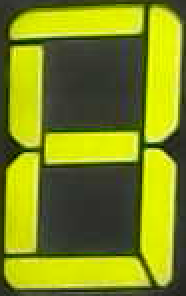
#> input picture src/pa3_recognizer/templates/template_digit_02.png, 93 x 148 px (shown 2 times larger)
$ python -i utils_imgRec.py   (imports and definitions only)   (Python 2 division)   (older library calls are emulated)
#> lines starting #> are read from the running program, lines starting #| are printed output that depends on the picture; after the words box and inside, x2 and y2 are one past the last pixel; in counts of white or black regions, pixels touching at a corner belong together
#> further down, picture is the input picture: shape (148, 93, 3); mean B, G, R 28.8, 139, 128.3
import os
import cv2
import numpy as np
import math
import logging

# [80 lines left out: functions find_nums_in_whole, find_outer_edges, not called in this run]

def straighten_image(img):
    # -- Straighten Image by line detection of the horizontal background structure --
    img_temp = cv2.threshold(img.copy(), np.min(img)+15, 255, 0)[1] #thresholing to get only the background
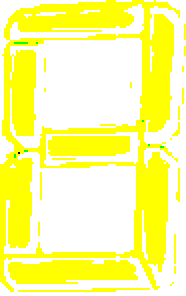
#> img_temp: shape (148, 93, 3) (shown 2 times larger); mean B, G, R 146.9, 255, 254.7
    # Canny Filter for the Hough Line Generatior
    try:
        edges = cv2.Canny(img_temp, 50, 200, 50)
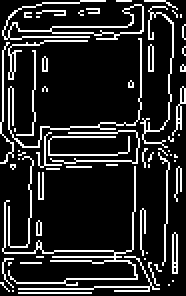
#> edges: shape (148, 93) (shown 2 times larger); 15.2% white in thin lines or dots
    except TypeError:
        return img
    # Get lines > 60 threshold, resolution 1 deg, for every pixel in the img
    lines = cv2.HoughLines(edges, 1, np.pi/180, 60)
#> lines = [[18, 0.0349], [72, 0.0524], [6, 0.0349], [4, 0], [71, 0.0349], [86, 0.0349], [8, 0.0349], [0, 3.12], [145, 1.54], [70, 0], [-16, 3.11]]
    # Filter out vertical lines
    mean_rotation = 0
    if lines is not None:
        rotations = np.array([l[1] for l in lines[0] if l[1] <= np.pi/1.5 or l[1] >= np.pi/3])
#> rotations = [0.0349]
        mean_rotation = np.mean(rotations)-np.pi/2
#> mean_rotation = -1.54

    # Rotate image (rot - 3/4*pi to convert vertical to horizontal rot)
    if mean_rotation > np.pi/90:
        height, width = img_temp.shape[:2]
        rot_mat = cv2.getRotationMatrix2D((height/2,width/2),mean_rotation,1.0)
        img = cv2.warpAffine(img, rot_mat, (int(width*1.5),int(width*(1.5))))

    return img

# [119 lines left out: function digit_recog, not called in this run]

>>> import cv2
>>> picture = cv2.imread('templates/template_digit_02.png')
>>> result = straighten_image(picture)

$ run again, on src/pa3_recognizer/templates/template_whole_02.png
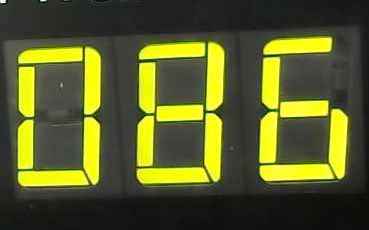
#> input picture src/pa3_recognizer/templates/template_whole_02.png, 369 x 230 px
#> picture is the input picture: shape (230, 369, 3); mean B, G, R 40.9, 93.8, 89.8
#> in straighten_image, `img_temp = cv2.threshold(img.copy(), np.min(img)+15, 255, 0)[1]`:
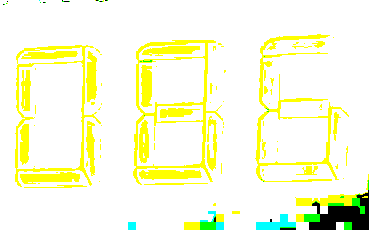
#> img_temp: shape (230, 369, 3); mean B, G, R 217.3, 251.2, 248
#> in straighten_image, `edges = cv2.Canny(img_temp, 50, 200, 50)`:
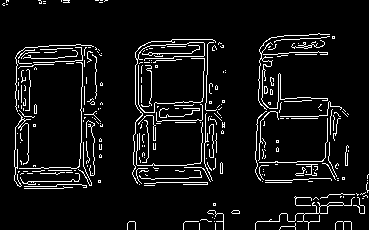
#> edges: shape (230, 369); 7.1% white in thin lines or dots
#> lines = 122 rows, first 8: [63, 1.54], [185, 1.55], [59, 1.55], [209, 0.0349], [83, 0.0175], [189, 1.54], [123, 1.55], [126, 1.54]
#> rotations = [1.54]
#> mean_rotation = -0.0349

$ run again, on src/pa3_recognizer/templates/template_whole_10.png
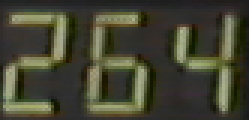
#> input picture src/pa3_recognizer/templates/template_whole_10.png, 83 x 40 px (shown 3 times larger)
#> picture is the input picture: shape (40, 83, 3); mean B, G, R 50.5, 68.2, 67.9
#> in straighten_image, `img_temp = cv2.threshold(img.copy(), np.min(img)+15, 255, 0)[1]`:
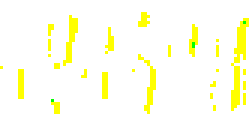
#> img_temp: shape (40, 83, 3) (shown 3 times larger); mean B, G, R 232, 255, 254.7
#> in straighten_image, `edges = cv2.Canny(img_temp, 50, 200, 50)`:
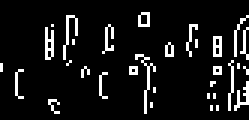
#> edges: shape (40, 83) (shown 3 times larger); 8.8% white in thin lines or dots, all inside (x1, y1, x2, y2) = (0, 4, 83, 38)
#> lines = None
